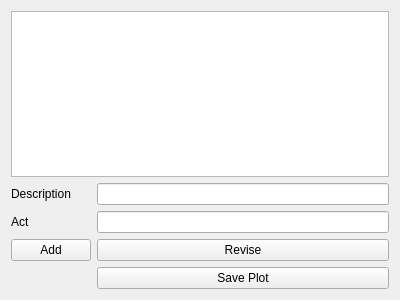
<?xml version="1.0" encoding="UTF-8"?>
<ui version="4.0">
 <class>Scriitori</class>
 <widget class="QWidget" name="Scriitori">
  <property name="geometry">
   <rect>
    <x>0</x>
    <y>0</y>
    <width>400</width>
    <height>300</height>
   </rect>
  </property>
  <property name="windowTitle">
   <string>Scriitori</string>
  </property>
  <layout class="QGridLayout" name="gridLayout">
   <item row="1" column="1">
    <widget class="QLineEdit" name="desEdit"/>
   </item>
   <item row="0" column="0" colspan="2">
    <widget class="QTableView" name="ScriitoritableView"/>
   </item>
   <item row="1" column="0">
    <widget class="QLabel" name="label">
     <property name="text">
      <string>Description</string>
     </property>
    </widget>
   </item>
   <item row="3" column="1">
    <widget class="QPushButton" name="reviseButton">
     <property name="text">
      <string>Revise</string>
     </property>
    </widget>
   </item>
   <item row="3" column="0">
    <widget class="QPushButton" name="AddButton">
     <property name="text">
      <string>Add</string>
     </property>
    </widget>
   </item>
   <item row="2" column="0">
    <widget class="QLabel" name="label_4">
     <property name="text">
      <string>Act</string>
     </property>
    </widget>
   </item>
   <item row="2" column="1">
    <widget class="QLineEdit" name="ActEdit"/>
   </item>
   <item row="4" column="1">
    <widget class="QPushButton" name="plotButton">
     <property name="text">
      <string>Save Plot</string>
     </property>
    </widget>
   </item>
  </layout>
 </widget>
 <layoutdefault spacing="6" margin="11"/>
 <resources/>
 <connections/>
</ui>
